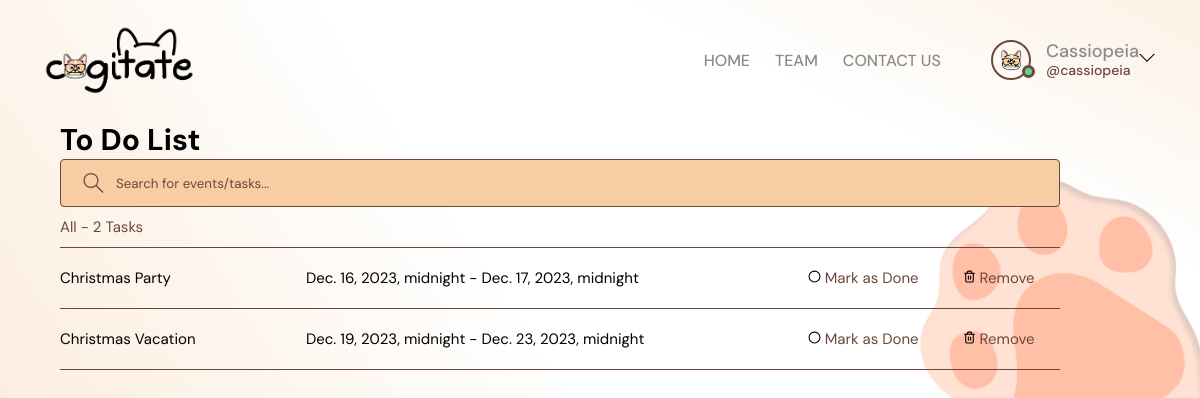
/task-management (signed in), run on the app's committed database.
### base/models.py (models this page shows)
class User(AbstractUser):
    name = models.CharField(max_length=200, null=True)
    email = models.EmailField(unique=True, null=True)
    bio = models.TextField(null=True)
    avatar = models.ImageField(null=True, default="avatar.svg")
    USERNAME_FIELD = 'email'
    REQUIRED_FIELDS = []

class Event(models.Model):
    id = models.AutoField(primary_key=True)
    name = models.CharField(max_length=255, null=True, blank=True)
    start = models.DateTimeField(null=True, blank=True)
    end = models.DateTimeField(null=True, blank=True)
    complete = models.BooleanField(default=False)
    user = models.ForeignKey(User, on_delete=models.CASCADE, default=1)
    class Meta:
        db_table = "tblevents"  # Custom database table name

### base/views.py (the view)
# urls.py: path('task-management', views.todoList, name="tasks"),
@login_required(login_url='login')
def todoList(request):
    query = request.GET.get('q')
    user_tasks = Event.objects.filter(user=request.user).exclude(name__isnull=True, start__isnull=True, end__isnull=True)
    if query:
        user_tasks = user_tasks.filter(
            Q(name__icontains=query) |  # Search by task name
            Q(start__icontains=query) |  # Search by start date
            Q(end__icontains=query)  # Search by end date
        )
    return render(request, 'base/task_management.html', {'tasks': user_tasks, 'query': query})

### base/templates/base/task_management.html (shortened to what this page needs)
{% extends 'main.html' %}
{% load static %}
{% block content %}
<div class="container">
    <div class="row">
        <h1>To Do List</h1>
        <ul class="todo-list">
            <form class="header__search" method="GET" action="{% url 'tasks' %}">
                <label>
                    <input name="q" placeholder="Search for events/tasks..." />
                </label>
            </form>
            <ul>
                <li>
                    <a href="{% url 'tasks' %}" class="active">All - <span>{{tasks.count}} Tasks</span></a>
                </li>
            </ul>
            {% for task in tasks %}
            <li>
                <div class="task-name">{{ task.name }}</div>
                <div class="task-dates">{{ task.start }} - {{ task.end }}</div>
                <div class="task-status">
                    {% if not task.complete %}
                    <a href="{% url 'complete-task' task.id %}">
                        <img src="{% static 'images/circle.svg' %}" class="icon" alt="Mark as Done">
                        Mark as Done
                    </a>
                    <a href="{% url 'task-delete' task.id %}">
                        <img src="{% static 'images/x.svg' %}" class="icon" alt="Remove">
                        Remove
                    </a>
                    {% endif %}
                </div>
            </li>
            {% endfor %}
        </ul>
    </div>
</div>
{% endblock %}

### templates/navbar.html (shortened to what this page needs)
{% load static %}
<header class="header">
    <a href="{% url 'home' %}" class="header__logo">
        <img src="{% static 'images/logo.png' %}" alt="Logo" />
    </a>
    <nav class="header__menu">
        <div class="navigation-buttons">
            <a href="{% url 'home' %}">HOME</a>
            <div class="team-list-item">
                <a class="contact-link">TEAM</a>
            </div>
            <div class="contact-list-item">
                <a class="contact-link">CONTACT US</a>
            </div>
        </div>
        {% if request.user.is_authenticated %}
        <div class="header__user">
            <a href="{% url 'user-profile' pk=request.user.pk %}">
                <div class="avatar avatar--medium active">
                    <img src="{{request.user.avatar.url}}" alt="{{request.user.name}}" />
                </div>
                <p>{{request.user.name}}<span>@{{request.user.username}}</span></p>
            </a>
            <button class="dropdown-button">
                <svg version="1.1" xmlns="http://www.w3.org/2000/svg" width="32" height="32" viewBox="0 0 32 32">
                    <title>menu</title>
                    <path d="M16 21l-13-13h-3l16 16 16-16h-3l-13 13z"></path>
                </svg>
            </button>
        </div>
        {% else %}
        <a href="{% url 'login' %}">
            <img src="{% static 'images/avatar.svg' %}" alt="Avatar" />
            <p>Login</p>
        </a>
        {% endif %}
    </nav>
</header>

### static/styles/style.css (style rules this page uses)
:root { --color-main: #F7CEA4; --color-dark: #6B483B; --color-light: #77615A; --color-white: #fcfcfc; --color-gray: #8b8b8b; --color-light-gray: #D9D9D9; --color-dark-gray:#4d4b4b; --color-bg: linear-gradient(45deg, #F7CEA4, #fcfcfc, #fcfcfc,#F7CEA4); --color-success: #5dd693; --color-error: #fc4b0b; }
* { font-family: "DM Sans", -apple-system, BlinkMacSystemFont, "Segoe UI", Roboto, Oxygen, Ubuntu, Cantarell, "Open Sans", "Helvetica Neue", sans-serif; margin: 0; padding: 0; box-sizing: border-box; text-rendering: optimizeLegibility; color: inherit; }
@media only screen and (min-width: 1200px) { html { font-size: 62.5%; } }
header { display: flex; flex-wrap: wrap; justify-content: space-between; align-items: center; padding: 20px; }
body { font-weight: 400; font-size: 2rem; background: var(--color-bg); min-height: 100vh; background-image: url('static\images\home.jpg'); }
img { width: 100%; }
a { display: inline-block; color: #6B483B; text-decoration: none; }
.header__logo img { display: flex; width: 100px; height: auto; margin-left: 2rem; }
.header__menu { display: flex; align-items: center; }
.navigation-buttons { display: flex; gap: 25px; margin-right: 50px; }
.navigation-buttons a { color: #6B483B; text-decoration: none; font-size: 16px; }
.header__user { display: flex; gap: 0rem; align-items:center; margin-right: 2rem; }
.header { padding: 2.5rem; }
.header__logo, .header__link, .header__logo > img { height: 7rem; width: 15rem; }
.header__menu { margin-left: auto; position: relative; }
.header__menu a { display: flex; gap: 1.5rem; align-items: center; font-weight: 500; text-decoration: none; color: var(--color-gray); }
.header__menu img { height: 3.6rem; }
.header__menu p { line-height: 1.2; font-size: 1.8rem; }
.header__menu span { color: var(--color-dark); font-weight: 500; font-size: 1.4rem; display: block; }
.header__menu svg { width: 1.6rem; height: 1.6rem; fill: var(--color-dark-light); }
.dropdown-button { background: transparent; border: 0; outline: 0; cursor: pointer; }
.container-team::after, .row::after { content: ""; clear: both; display: table; }
.row { align-items: center; }
.todo-list { list-style-type: none; padding: 0; width: 100rem; }
.todo-list li { display: flex; justify-content: space-between; align-items: center; border-bottom: 1px solid var(--color-dark); padding: 10px 0; }
.task-name { flex: 2; margin-right: 20px; }
.task-dates { flex: 4; margin-right: 20px; }
.task-status { flex: 2.5; }
.task-status a { padding: 10px; }
.icon { width: 13px; height: 13px; margin-left: 2rem; }
.container { max-width: 120rem; width: 90%; margin: auto; }
.avatar { position: relative; display: inline-block; border-radius: 50%; border: 2px solid var(--color-dark); }
.avatar img { display: block; border-radius: 50%; object-fit: cover; object-position: center; }
.avatar::after { content: ""; display: block; position: absolute; background-color: var(--color-gray); z-index: 111; border-radius: 50%; border: 0.3rem solid var(--color-dark); }
.avatar.active::after { background-color: var(--color-success); }
.avatar.avatar--medium img { width: 3.6rem; height: 3.6rem; border-radius: 50%; }
.avatar.avatar--medium:after { width: 0.7rem; height: 0.7rem; bottom: 0px; right: -6px; }
.header__search > label { background-color: var(--color-main); border: 1px solid var(--color-dark); padding: 1.3rem 1rem; display: flex; align-items: center; gap: 1rem; border-radius: 4px; }
.header__search svg { fill: var(--color-dark); width: 2.5rem; height: 2rem; margin-left: 1rem; }

### templates/main.html (style rules this page uses)
body { font-weight: 400; font-size: 1.5rem; min-height: 100vh; background-image: url('images/bg-paw.png'); background-size: cover; background-position: top right; background-repeat: no-repeat; }

### data on the page
User: user.avatar (picture), user.name "Cassiopeia", user.username "cassiopeia"
Event: name "Christmas Party", start "Dec. 16, 2023, midnight", end "Dec. 17, 2023, midnight", complete False (drawn)
Event: name "Christmas Vacation", start "Dec. 19, 2023, midnight", end "Dec. 23, 2023, midnight", complete False (drawn)

### other printed values
{{ tasks.count }} "2"
